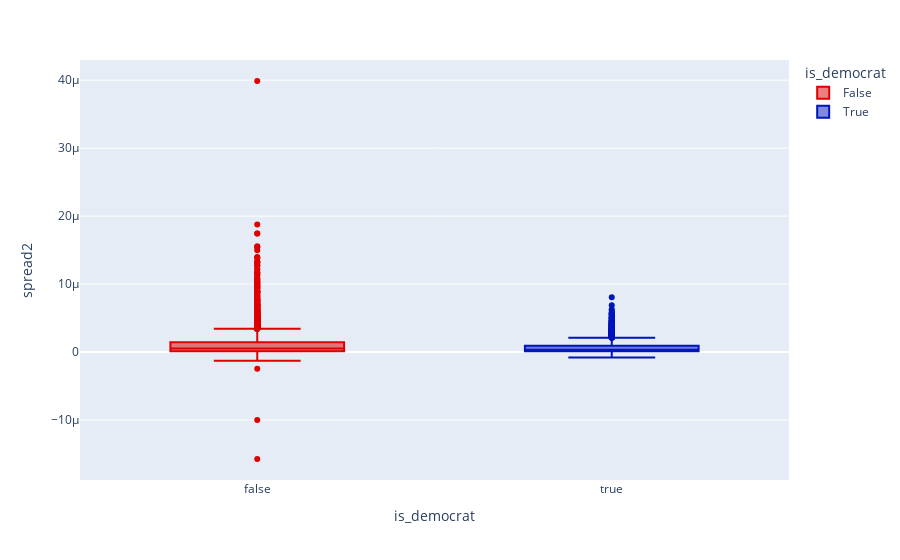

The notebook cell saved with this chart:
### Code cell
#Plot the boxplot of is_democrats against Spread2
# sb.boxplot(x="is_democrat", y="spread2", data=new_df, showfliers=False)

fig = px.box(new_df, x="is_democrat", y="spread2", color="is_democrat", color_discrete_sequence=['#DE0100', '#0015BC'],)
fig.show()

### Figure 1 — Plotly figure (JSON) as saved in the notebook; plotly's stock layout.template omitted (floating-point values rounded to 4 significant figures; data arrays with more than 128 entries replaced by an {"elided": "..."} marker saying what was removed)
{"data": [{"alignmentgroup": "True", "hovertemplate": "is_democrat=%{x}<br>spread2=%{y}<extra></extra>", "legendgroup": "False", "marker": {"color": "#DE0100"}, "name": "False", "notched": false, "offsetgroup": "False", "orientation": "v", "showlegend": true, "type": "box", "x": {"elided": "5558 bool values"}, "x0": " ", "xaxis": "x", "y": {"elided": "5558 float values"}, "y0": " ", "yaxis": "y"}, {"alignmentgroup": "True", "hovertemplate": "is_democrat=%{x}<br>spread2=%{y}<extra></extra>", "legendgroup": "True", "marker": {"color": "#0015BC"}, "name": "True", "notched": false, "offsetgroup": "True", "orientation": "v", "showlegend": true, "type": "box", "x": {"elided": "2096 bool values"}, "x0": " ", "xaxis": "x", "y": {"elided": "2096 float values"}, "y0": " ", "yaxis": "y"}], "layout": {"boxmode": "overlay", "legend": {"title": {"text": "is_democrat"}, "tracegroupgap": 0}, "margin": {"t": 60}, "xaxis": {"anchor": "y", "categoryarray": [false, true], "categoryorder": "array", "domain": [0, 1], "title": {"text": "is_democrat"}}, "yaxis": {"anchor": "x", "domain": [0, 1], "title": {"text": "spread2"}}}}
